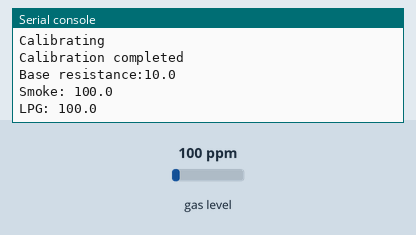
A program run on a simulated MicroPython board. Parts: the last lines printed to the serial console. The inputs (shaded band) are chosen by the test bench; at power-on: gas level 100 ppm.

Above: at 6.2 s.
6.3 s: gas level set to 20 ppm
At 7.9 s:
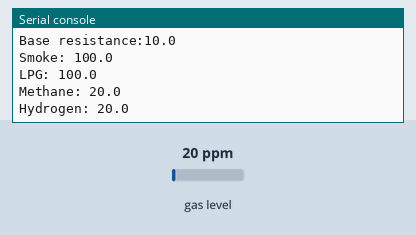
8.5 s: gas level set to 250 ppm
At 12.9 s:
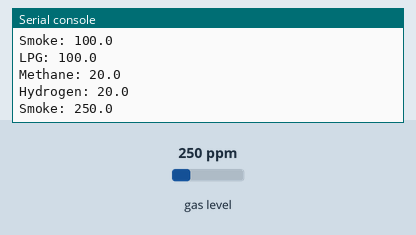

The program:

test.py
```python
# Test for MQ-series drivers

from MQ2 import MQ2
import utime

class App:
	def __init__(self, pin = 0):
		self.sensor = MQ2(pinData = pin, baseVoltage = 3.3)

	def Run(self):
		print("Calibrating")
		self.sensor.calibrate()
		print("Calibration completed")
		print("Base resistance:{0}".format(self.sensor._ro))
		while True:
			print("Smoke: {0}".format(self.sensor.readSmoke()))
			print("LPG: {0}".format(self.sensor.readLPG()))
			print("Methane: {0}".format(self.sensor.readMethane()))
			print("Hydrogen: {0}".format(self.sensor.readHydrogen()))
			utime.sleep(5)


App().Run()
```

Measured:
- after the input at 6.3 s, the serial console: prints a new line after 0.20 s (image 1)
- after the input at 8.5 s, the serial console: prints a new line after 4.0 s (image 2)
